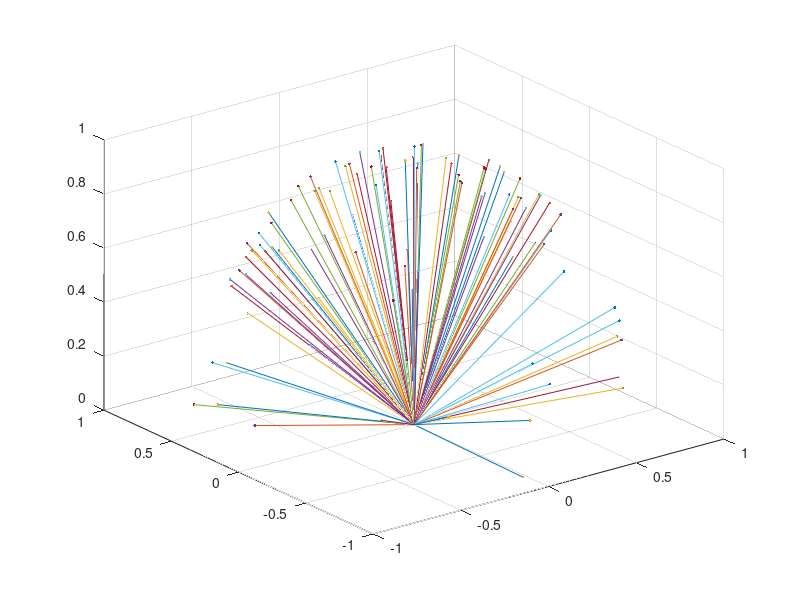

MATLAB code for this plot:
% Autor: Jenny Kuhn und Jendrik Kraft 
% Modul: Modellierung und Simulation 1
% Thema: Lichtausbreitung in Räumen: Skizzen zur Monte-Carlo-Simulation

clc;
clear;
close all;
m = 1;  % Lambert Parameter
n = 100;  % Anzahl der gewürfelten Photonen
u = rand(n,1);  % Gleichverteilte Zufallsvariable

%% Winkel Berechnung der Photonen
cos_theta = nthroot(u,m+1); 
sin_theta = sqrt(1-cos_theta.^2);
phi = 2*pi()*rand(n,1);
cos_phi = cos(phi);
sin_phi = sin(phi);

%% Vektor Berechnung der Photonen
u_x = sin_theta .* cos_phi;
u_y = sin_theta .* sin_phi;
u_z = cos_theta;


%% Plotten des Photonenwegs
X = [zeros(n) u_x] ;
Y = [zeros(n) u_y] ;
Z = [zeros(n) u_z] ;

figure(1)
plot3(X',Y',Z')
hold on
plot3(X',Y',Z','.')
grid on